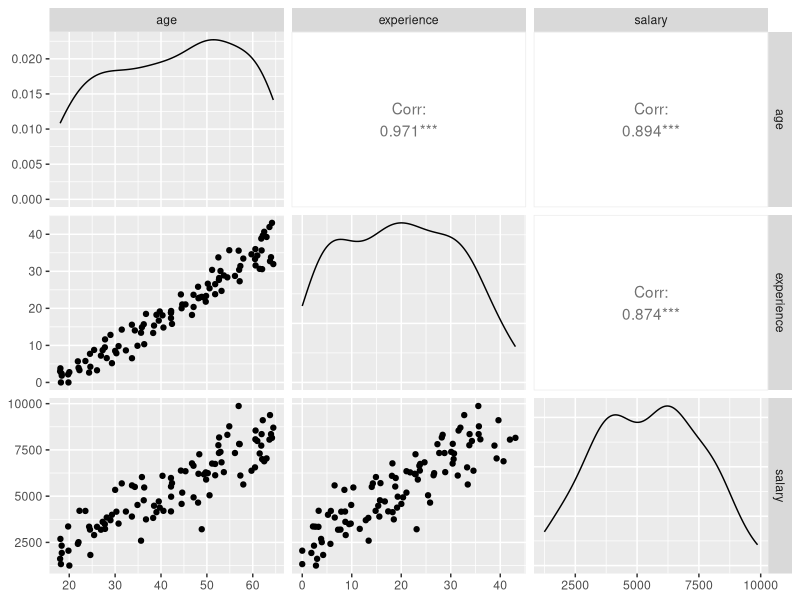
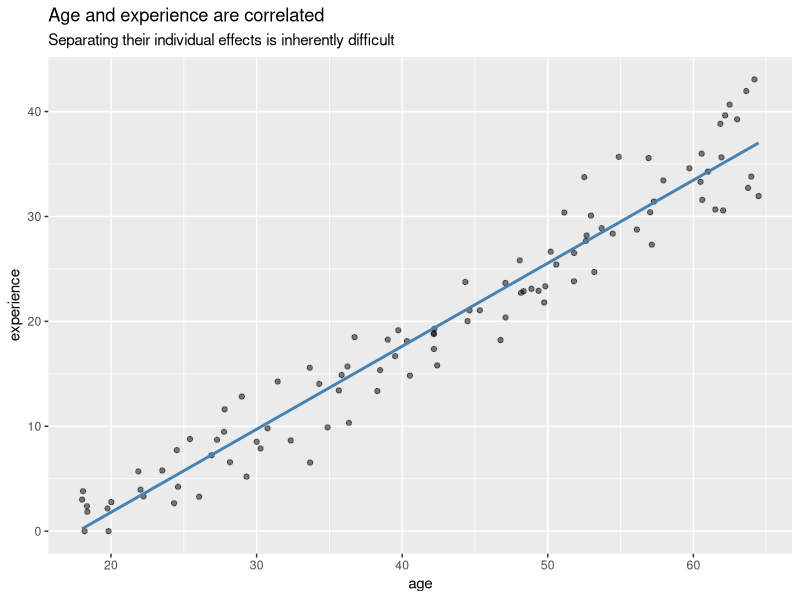
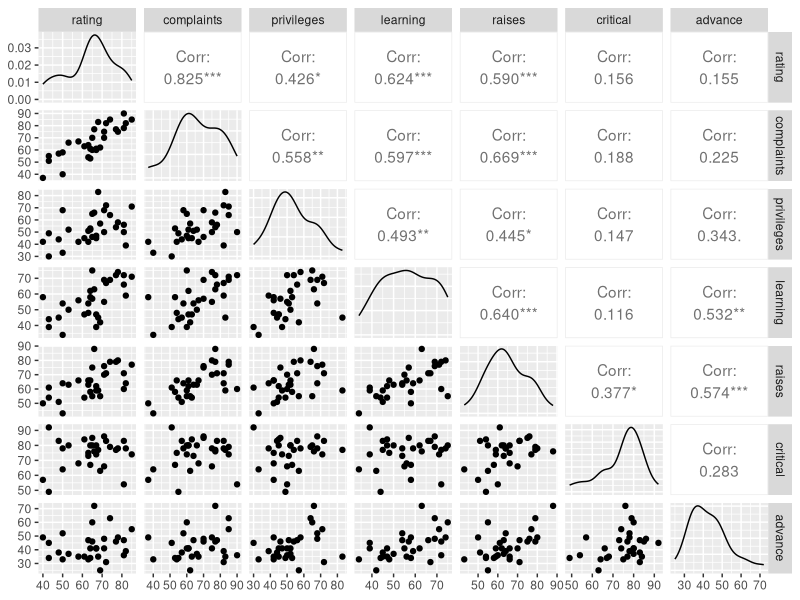

Recreate these plots in R, in order. (Note: this script raises an error after producing the figures.)
## ---- chunk 1
# load packages
library(tidyverse)
library(GGally)   # for ggpairs()
## ---- chunk 2
set.seed(42)
n <- 100
age <- runif(n, min = 18, max = 65)
err <- rnorm(n, 0, 1000)
salary_true <- 2500 + (age - 18) * 120
salary <- salary_true + err
sim_data <- data.frame(age, salary_true, salary)
## ---- chunk 3
sim_data$experience <- (age - 18) * 0.8 + rnorm(n, 0, 3)
sim_data$experience <- pmax(sim_data$experience, 0)  # no negative experience
## ---- chunk 4
cor(sim_data$age, sim_data$experience)
## ---- chunk 5
ggpairs(sim_data[, c("age", "experience", "salary")])
## ---- chunk 6
m1 <- lm(salary ~ age,        data = sim_data)
m2 <- lm(salary ~ experience, data = sim_data)
m3 <- lm(salary ~ age + experience, data = sim_data)

summary(m1)
## ---- chunk 7
summary(m2)
## ---- chunk 8
summary(m3)
## ---- chunk 9
sim_data$pure_random <- rnorm(n, 0, 1)

m4 <- lm(salary ~ age + pure_random, data = sim_data)
summary(m4)
## ---- chunk 10
cat("m1  R²:", summary(m1)$r.squared, "\n")
cat("m4  R²:", summary(m4)$r.squared, "\n")
## ---- chunk 11
cat("m1  Adjusted R²:", summary(m1)$adj.r.squared, "\n")
cat("m4  Adjusted R²:", summary(m4)$adj.r.squared, "\n")
## ---- chunk 12
n <- nrow(sim_data)

# manual adjusted R² for m1 (1 predictor)
r2_m1 <- summary(m1)$r.squared
1 - (1 - r2_m1) * (n - 1) / (n - 1 - 1)

# manual adjusted R² for m4 (2 predictors)
r2_m4 <- summary(m4)$r.squared
1 - (1 - r2_m4) * (n - 1) / (n - 2 - 1)
## ---- chunk 13
summary(m3)
## ---- chunk 14
ggplot(sim_data, aes(age, experience)) +
  geom_point(alpha = 0.5) +
  geom_smooth(method = "lm", se = FALSE, color = "steelblue") +
  labs(title = "Age and experience are correlated",
       subtitle = "Separating their individual effects is inherently difficult")
## ---- chunk 15
data(attitude)
help(attitude)
## ---- chunk 16
ggpairs(attitude, progress = FALSE)
## ---- chunk 17
# TODO: replace 'complaints' with the predictor you chose
# m_simple <- lm(rating ~ ??, data = attitude)
# summary(m_simple)
## ---- chunk 18
#
# 
## ---- chunk 19
#cat("complaints coefficient in simple model:", coef(m_simple)["complaints"], "\n")
#cat("complaints coefficient in full model:  ", coef(m_full)["complaints"], "\n")
## ---- chunk 20
# install.packages("car") if needed
library(car)
vif(m_full)
## ---- chunk 21
anova(m_simple, m_full)
## ---- chunk 22
anova(m1, m3)
## ---- chunk 23
fitted_values <- predict(m1)
head(fitted_values)
## ---- chunk 24
sim_data$fitted_m1 <- predict(m1)

ggplot(sim_data, aes(age, salary)) +
  geom_point(alpha = 0.5) +
  geom_line(aes(y = fitted_m1), color = "steelblue", linewidth = 1) +
  labs(title = "Observed salary vs model predictions (m1)")
## ---- chunk 25
new_people <- data.frame(age = c(25, 35, 45, 55))
predict(m1, newdata = new_people)
## ---- chunk 26
# 95% confidence interval for the mean response
predict(m1, newdata = new_people, interval = "confidence")

# 95% prediction interval for a new individual
predict(m1, newdata = new_people, interval = "prediction")
## ---- chunk 27
new_people2 <- data.frame(
  age        = c(25, 35, 45, 55),
  experience = c(4,  12, 20, 30)
)

predict(m3, newdata = new_people2, interval = "confidence")
## ---- chunk 28
alex <- read_csv("data/brett2025.csv")

alex <- alex |>
  filter(session_index == 1) |>
  rename(
    person_id   = agent_id,
    alexithymia = PAQ_tot,
    distress    = DASS_tot,
    stress      = DASS_stress,
    anxiety     = DASS_anxiety,
    depression  = DASS_depression,
    negative_er = PERCI_Negative_ER,
    positive_er = PERCI_tot
  ) |>
  select(person_id, age, sex, alexithymia, distress, stress,
         anxiety, depression, negative_er, positive_er)
